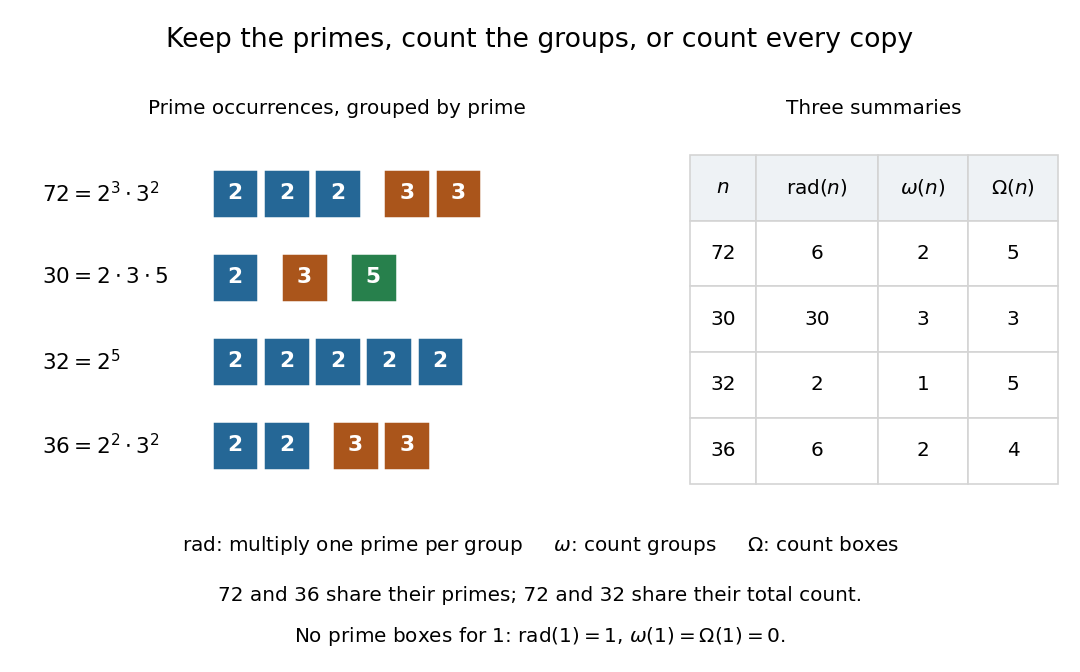

Recreate this plot in Python.
"""Compare integer radicals and the two prime-factor counts.

Run from _media: python3 ../prime-factor-multiplicity-comparison.py
The PNG basename is written to the current working directory.
Tested with Python 3.14.4, NumPy 2.3.5 and Matplotlib 3.10.7.
Dependencies are documented in the repository's pyproject.toml.
"""
from pathlib import Path

import matplotlib

matplotlib.use("Agg")
import matplotlib.pyplot as plt
from matplotlib.patches import Rectangle
import numpy as np


def main():
    primes = np.array([2, 3, 5])
    exponents = np.array([[3, 2, 0], [1, 1, 1], [5, 0, 0], [2, 2, 0]])
    numbers = np.prod(primes ** exponents, axis=1)
    radicals = np.prod(np.where(exponents > 0, primes, 1), axis=1)
    distinct = np.count_nonzero(exponents, axis=1)
    total = exponents.sum(axis=1)
    labels = [r"$72=2^3\cdot3^2$", r"$30=2\cdot3\cdot5$",
              r"$32=2^5$", r"$36=2^2\cdot3^2$"]
    colors = ["#256796", "#aa551b", "#27804c"]
    plt.rcParams.update({"font.size": 12})
    fig, (blocks, table_ax) = plt.subplots(
        1, 2, figsize=(9.0, 5.6), dpi=120,
        gridspec_kw={"width_ratios": [1.65, 1]}, facecolor="white")
    fig.subplots_adjust(left=0.03, right=0.98, bottom=0.25, top=0.80, wspace=0.10)
    blocks.set(xlim=(-2.8, 6.7), ylim=(-0.7, 3.7))
    blocks.axis("off")
    blocks.set_title("Prime occurrences, grouped by prime", fontsize=12, pad=12)
    for row, (powers, label) in enumerate(zip(exponents, labels)):
        y = 3 - row
        blocks.text(-2.65, y, label, va="center", fontsize=13)
        x = 0.0
        for prime, exponent, color in zip(primes, powers, colors):
            if exponent == 0:
                continue
            for _ in range(int(exponent)):
                blocks.add_patch(Rectangle((x, y - 0.29), 0.73, 0.58,
                                           facecolor=color, edgecolor="white", linewidth=1.5))
                blocks.text(x + 0.365, y, str(prime), color="white",
                            ha="center", va="center", weight="bold", fontsize=13)
                x += 0.80
            x += 0.28
    table_ax.axis("off")
    table_ax.set_title("Three summaries", fontsize=12, pad=12)
    cells = np.column_stack([numbers, radicals, distinct, total]).astype(str)
    table = table_ax.table(
        cellText=cells, colLabels=[r"$n$", r"$\mathrm{rad}(n)$", r"$\omega(n)$", r"$\Omega(n)$"],
        colWidths=[0.18, 0.33, 0.245, 0.245], cellLoc="center", bbox=[0.0, 0.055, 1.0, 0.89])
    table.auto_set_font_size(False)
    table.set_fontsize(12)
    for (row, _), cell in table.get_celld().items():
        cell.set_edgecolor("#d4d4d4")
        cell.set_facecolor("#eef2f5" if row == 0 else "white")
        if row == 0:
            cell.get_text().set_weight("bold")
    fig.suptitle("Keep the primes, count the groups, or count every copy", fontsize=16, y=0.96)
    fig.text(0.5, 0.18, r"$\mathrm{rad}$: multiply one prime per group     "
             r"$\omega$: count groups     $\Omega$: count boxes", ha="center", fontsize=12)
    fig.text(0.5, 0.105, "72 and 36 share their primes; 72 and 32 share their total count.",
             ha="center", fontsize=12)
    fig.text(0.5, 0.045, r"No prime boxes for 1: $\mathrm{rad}(1)=1$, $\omega(1)=\Omega(1)=0$.",
             ha="center", fontsize=12)
    fig.savefig(Path.cwd() / "prime-factor-multiplicity-comparison.png",
                facecolor="white", transparent=False)
    plt.close(fig)


if __name__ == "__main__":
    main()
